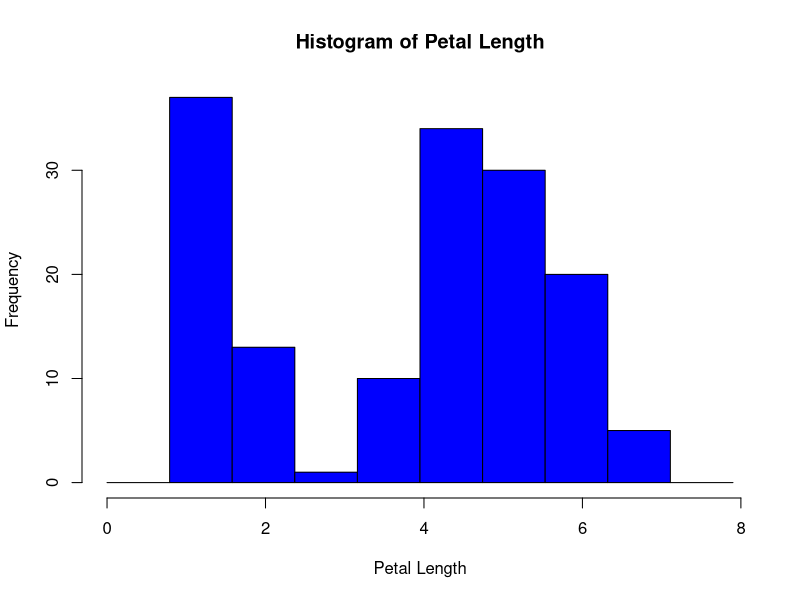
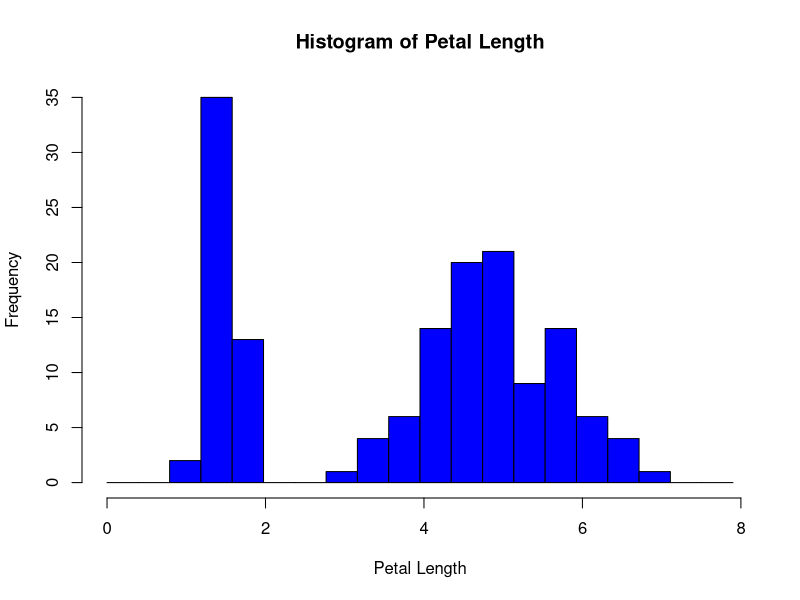
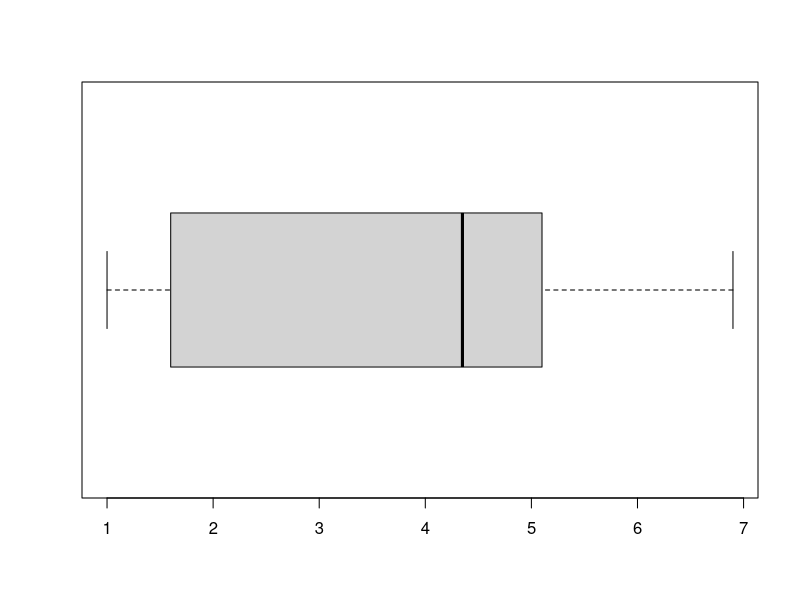
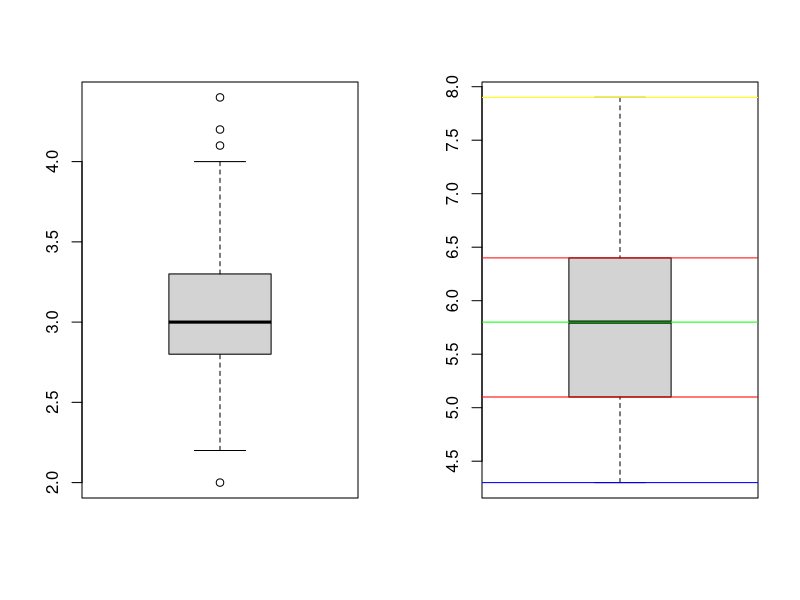
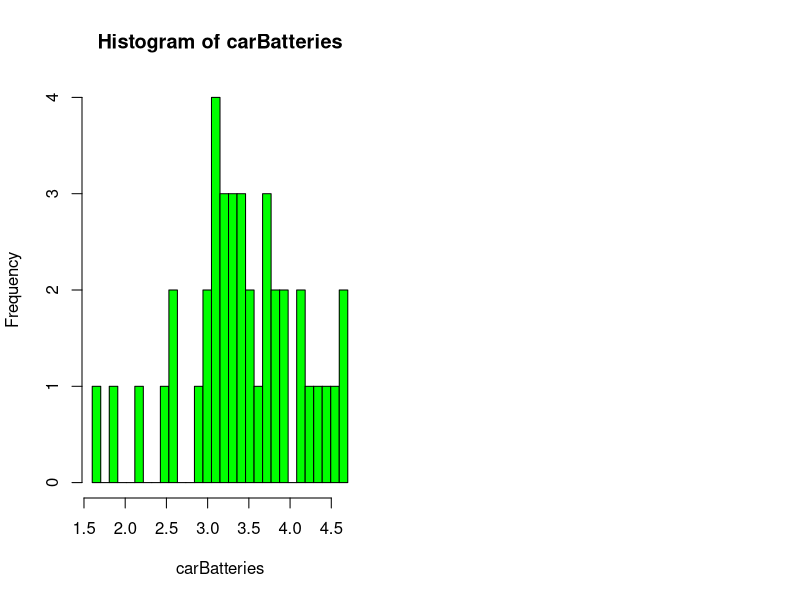

Write the R code that produced these figures, in order.
## ---- chunk 1
knitr::opts_chunk$set(echo = TRUE)
## ---- chunk 2
summary(cars)
var(iris$Sepal.Length)
## ---- chunk 3
#Histogram of Petal Length with 10 bins
hist(iris$Petal.Length, breaks = seq(0,7.9,l=11),col = "blue", main = "Histogram of Petal Length",xlab="Petal Length")

#Histogram of Petal Length with 20 bins
hist(iris$Petal.Length, breaks = seq(0,7.9,l=21),col = "blue", main = "Histogram of Petal Length",xlab="Petal Length")

#Boxplot of Petal Length 
boxplot(iris$Petal.Length, horizontal = TRUE)

## ---- chunk 4
par(mfrow = c(1, 2))
boxplot(iris$Sepal.Width)
boxplot(iris$Sepal.Length)
abline(h = min(iris$Sepal.Length), col = "Blue")
abline(h = max(iris$Sepal.Length), col = "Yellow")
abline(h = median(iris$Sepal.Length), col = "Green")
abline(h = quantile(iris$Sepal.Length, c(0.25, 0.75)), col = "Red")
## ---- chunk 5
carBatteries<-c(
  2.2,4.1,3.5, 4.5, 3.2, 3.7, 3.0, 2.6, 3.4, 1.6, 3.1, 3.3, 3.8, 3.1, 4.7, 3.7, 2.5, 
  4.3, 3.4, 3.6, 2.9, 3.3, 3.9, 3.1, 3.3, 3.1, 3.7, 4.4, 3.2, 4.1, 1.9, 3.4, 4.7, 
  3.8, 3.2, 2.6, 3.9, 3.0, 4.2, 3.5
)
max(carBatteries)
mean(carBatteries)
var(carBatteries)
sd(carBatteries)


mean(carBatteries[carBatteries>3])
var(carBatteries[carBatteries>3])
sd(carBatteries[carBatteries>3])

carBatteries[carBatteries>3]

carBatteries>3

carBatteries

## ---- chunk 6
hist(carBatteries,seq(min(carBatteries), max(carBatteries), l = 31), col = "green")
